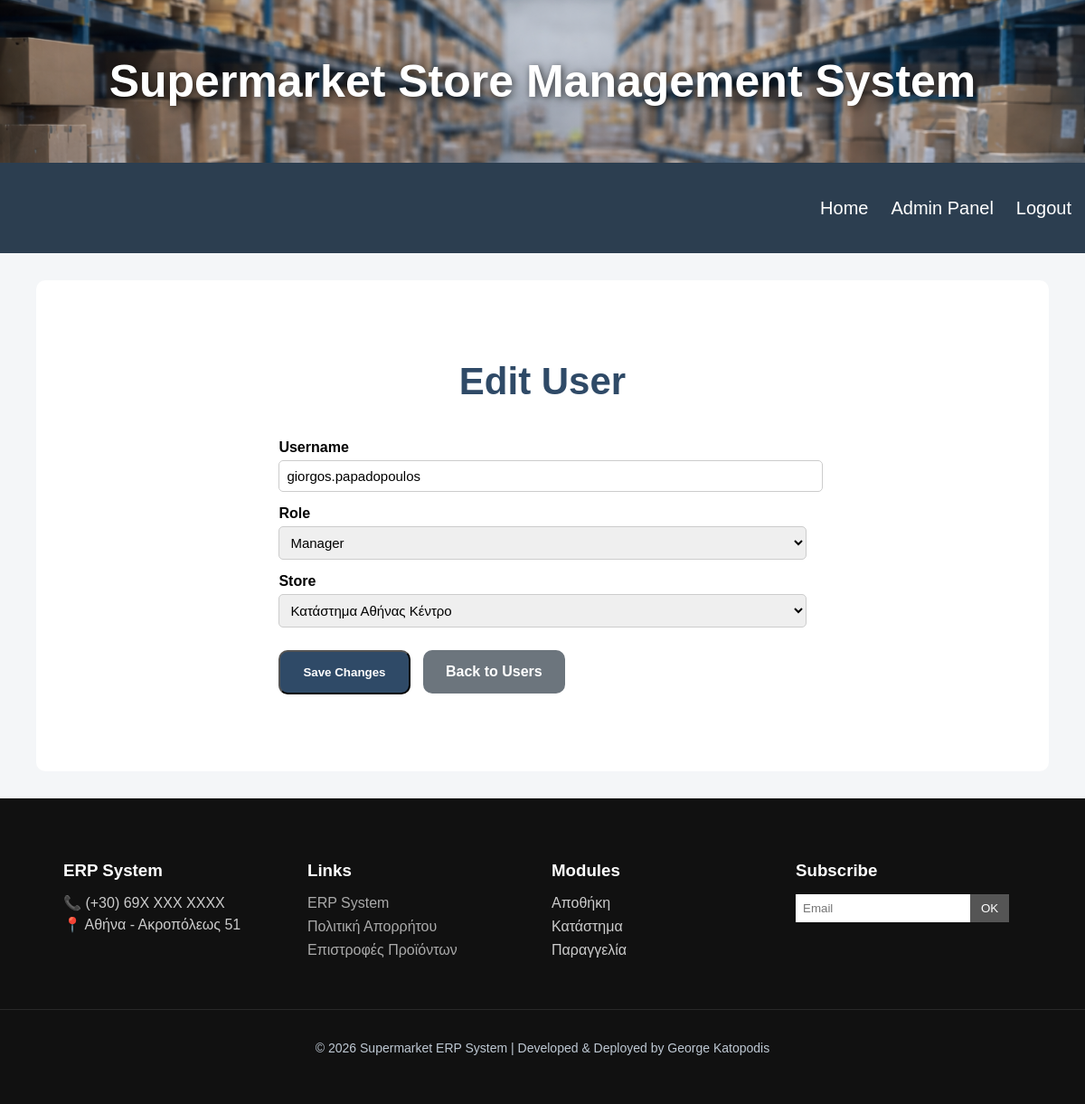
The page /admin/edit_user/1 (signed in) on the database its author committed.
### tables this page shows
CREATE TABLE users (
    user_id INTEGER PRIMARY KEY AUTOINCREMENT,
    store_id INTEGER NOT NULL,
    username VARCHAR(50) NOT NULL,
    password VARCHAR(255) NOT NULL,
    role VARCHAR(20) NOT NULL, email VARCHAR(100), is_active INTEGER DEFAULT 1,
    FOREIGN KEY (store_id) REFERENCES stores(store_id)
);

CREATE TABLE stores (
    store_id INTEGER PRIMARY KEY AUTOINCREMENT,
    store_name VARCHAR(100) NOT NULL,
    store_location VARCHAR(100) NOT NULL
);

### app.py (the view, shortened to what this page needs)
@app.route("/admin/edit_user/<int:user_id>", methods=["GET", "POST"])
def edit_user(user_id):
    if "user" not in session:
        return redirect(url_for("login"))
    if session.get("role") != "admin":
        return redirect(url_for("home"))
    connection = sqlite3.connect(DATABASE_PATH)
    connection.row_factory = sqlite3.Row
    cursor = connection.cursor()
    cursor.execute("""
        SELECT *
        FROM users
        WHERE user_id = ?
    """, (user_id,))
    user = cursor.fetchone()
    cursor.execute("""
        SELECT *
        FROM stores
    """)
    stores = cursor.fetchall()
    connection.close()
    return render_template(
        "edit_user.html",
        user=user,
        stores=stores
    )

### templates/edit_user.html (shortened to what this page needs)
{% extends "base.html" %}
{% block content %}
<div class="admin-container">
    <h1 class="admin-title">Edit User</h1>
    <form method="POST" class="admin-form">
        <div class="form-group">
            <label>Username</label>
            <input type="text"
                   name="username"
                   value="{{ user.username }}"
                   required>
        </div>
        <div class="form-group">
            <label>Role</label>
            <select name="role">
                <option value="manager"
                    {% if user.role == "manager" %}
                        selected
                    {% endif %}>
                    Manager
                </option>
            </select>
        </div>
        <div class="form-group">
            <label>Store</label>
            <select name="store_id">
                {% for store in stores %}
                <option value="{{ store.store_id }}"
                    {% if store.store_id == user.store_id %}
                        selected
                    {% endif %}>
                    {{ store.store_name }}
                </option>
                {% endfor %}
            </select>
        </div>
        <div class="admin-form-buttons">
            <button type="submit" class="admin-btn">
                Save Changes
            </button>
            <a href="{{ url_for('manage_users') }}"
               class="admin-btn back-btn">
                Back to Users
            </a>
        </div>
    </form>
</div>
{% endblock %}

### static/style.css (style rules this page uses)
body { font-family: 'Gill Sans', 'Gill Sans MT', Calibri, 'Trebuchet MS', sans-serif; margin: 0; background-color: #f4f6f8; min-height: 100vh; display: flex; flex-direction: column; }

### static/admin.css (style rules this page uses)
.admin-container { width: 90%; margin: 40px auto; }
.admin-title { font-size: 42px; color: #2f4a67; margin-bottom: 40px; text-align: center; }
.admin-btn { background-color: #2f4a67; color: white; padding: 15px 25px; border-radius: 10px; text-decoration: none; transition: 0.3s; font-weight: bold; display: inline-block; margin-bottom: 25px; }
.admin-form { width: 60%; margin: auto; }
.form-group { margin-bottom: 20px; }
.form-group input, .form-group select { width: 100%; padding: 12px; border-radius: 8px; border: 1px solid #ccc; font-size: 15px; }
.back-btn { background-color: #6c757d; margin-left: 10px; }
.admin-form-buttons { margin-top: 25px; }

### static/forms.css (style rules this page uses)
.form-group { margin-bottom: 15px; }
.form-group label { display: block; margin-bottom: 5px; font-weight: bold; }
.form-group input, .form-group select { width: 100%; padding: 8px; border-radius: 5px; border: 1px solid #ccc; }

### rows shown on the page
users: username "giorgos.papadopoulos", role "Manager", store_id "Κατάστημα Αθήνας Κέντρο"
